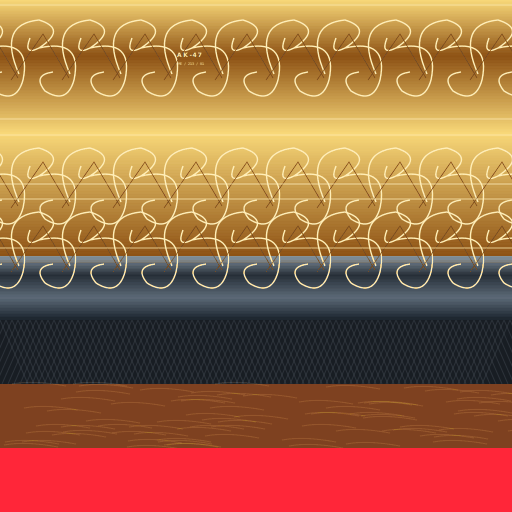
#> input picture tools/atlas_originals/armory21_ak47_1.png, 512 x 512 px; its folder holds only this picture in this run
$ python enhance_textures.py
#> lines starting #> are read from the running program, lines starting #| are printed output that depends on the picture
"""Adds surface detail to the firearm atlases (paint grain, brushed steel, grip stipple, wood grain).
Reads tools/atlas_originals/*.png and writes into the mod's textures. Safe to rerun (never compounds)."""
import glob,os,random
import numpy as np
import cv2
from PIL import Image,ImageDraw
ROOT=os.path.dirname(os.path.dirname(os.path.abspath(__file__)))
SRC=os.path.join(ROOT,'tools','atlas_originals');DST=os.path.join(ROOT,'src/main/resources/assets/mareeletrica/textures/block')
def noise(rng,h,w,sx,sy):
    n=rng.standard_normal((h,w)).astype(np.float32)
    k=(max(1,int(sx)*2+1),max(1,int(sy)*2+1))
    n=cv2.GaussianBlur(n,k,sigmaX=max(sx,.1),sigmaY=max(sy,.1))
    return n/(n.std()+1e-6)
def enhance(path):
    name=os.path.basename(path);rng=np.random.default_rng(abs(hash(name))%(2**32) if False else sum(map(ord,name))*7919)
    img=np.asarray(Image.open(path).convert('RGB')).astype(np.float32)/255
    h,w,_=img.shape
#> h = 512; w = 512
    def band(y0,y1,fn):
        sub=img[y0:y1]; img[y0:y1]=np.clip(fn(sub),0,1)
    # paint: mottling + fine grain + speckle
    def paint(s):
        hh=s.shape[0];m=noise(rng,hh,w,22,22)*.035+noise(rng,hh,w,2,2)*.022+noise(rng,hh,w,.6,.6)*.018
        out=s*(1+m[...,None])
        sp=(rng.random((hh,w))>.9965)[...,None];out=np.where(sp,out*0.6,out)
        sp2=(rng.random((hh,w))>.997)[...,None];out=np.where(sp2,np.minimum(out*1.5+.04,1),out)
        return out
    band(0,256,paint)
#> in paint, `out=s*(1+m[...,None])`:
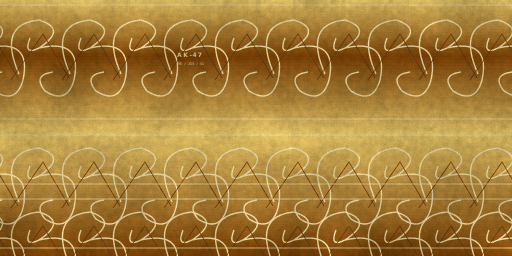
#> out: shape (256, 512, 3) float32; mean R, G, B 0.784, 0.615, 0.317; drawn with min black and max white
#> in paint, `out = np.where(sp, out * 0.6, out)`:
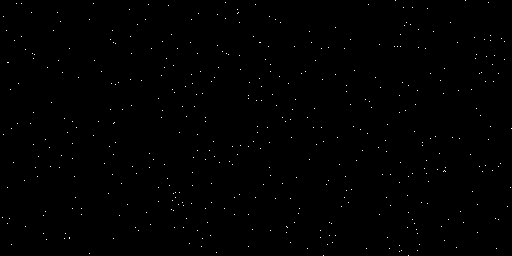
#> sp: shape (256, 512, 1) bool; 0.33% white in thin lines or dots
#> in paint, `out = np.where(sp2, np.minimum(out * 1.5 + 0.04, 1), out)`: sp2: shape (256, 512, 1) bool; 0.3% white in thin lines or dots
    # steel: brushed streaks (long horizontally) + micro noise
    def steel(s):
        hh=s.shape[0];m=noise(rng,hh,w,28,.7)*.07+noise(rng,hh,w,.8,.8)*.025
        return s*(1+m[...,None])+0.0
    band(256,320,steel)
#> call 2 of band, with y0 = 256, y1 = 320
#> in band (call 2), `sub = img[y0:y1]`:
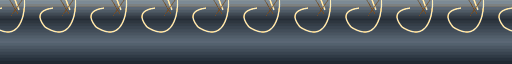
#> sub: shape (64, 512, 3) float32; mean R, G, B 0.304, 0.339, 0.368
#> in steel, `return s*(1+m[...,None])+0.0`:
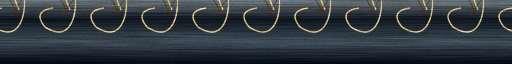
#> returned value: shape (64, 512, 3) float32; mean of channels 0, 1, 2 0.305, 0.34, 0.368; drawn with min black and max white
#> in band (call 2), `img[y0:y1] = np.clip(fn(sub), 0, 1)`: img: shape (512, 512, 3) float32; mean R, G, B 0.633, 0.42, 0.27
    # rubber: grip stipple, dull blotches
    def rubber(s):
        hh=s.shape[0];m=noise(rng,hh,w,.5,.5)*.07+noise(rng,hh,w,6,6)*.03
        dots=(rng.random((hh,w))>.93)[...,None]
        return np.where(dots,s*1.35+.02,s*(1+m[...,None]))
    band(320,384,rubber)
#> call 3 of band, with y0 = 320, y1 = 384
#> in band (call 3), `sub = img[y0:y1]`:
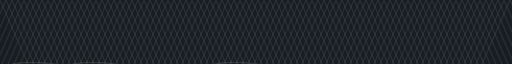
#> sub: shape (64, 512, 3) float32; mean R, G, B 0.122, 0.143, 0.168
#> in band (call 3), `img[y0:y1] = np.clip(fn(sub), 0, 1)`: img: shape (512, 512, 3) float32; mean R, G, B 0.633, 0.42, 0.271
    # wood: long grain + faint rings
    def wood(s):
        hh=s.shape[0];yy=np.arange(hh)[:,None]
        g=noise(rng,hh,w,40,1.2)*.09+np.sin((yy*.55)+noise(rng,hh,w,60,3)*2.2)*.05+noise(rng,hh,w,1,1)*.02
        return s*(1+g[...,None])
    band(384,448,wood)
#> call 4 of band, with y0 = 384, y1 = 448
#> in band (call 4), `sub = img[y0:y1]`:
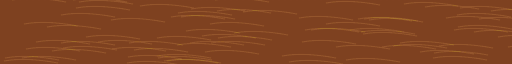
#> sub: shape (64, 512, 3) float32; mean R, G, B 0.505, 0.265, 0.131
#> in wood, `return s*(1+g[...,None])`:
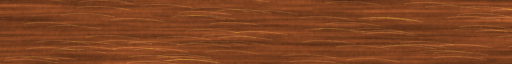
#> returned value: shape (64, 512, 3) float64; mean of channels 0, 1, 2 0.506, 0.265, 0.131; drawn as R, G, B
#> in band (call 4), `img[y0:y1] = np.clip(fn(sub), 0, 1)`: img: shape (512, 512, 3) float32; mean R, G, B 0.633, 0.42, 0.271
    im=Image.fromarray((img*255).astype(np.uint8));d=ImageDraw.Draw(im,'RGBA')
    r=random.Random(sum(map(ord,name)))
    # fine scratches / wear on paint and steel
    for _ in range(140):
        y=r.randrange(0,320);x=r.randrange(0,w);l=r.randrange(6,46);a=r.uniform(-.25,.25)
        c=(255,255,255,r.randrange(14,36)) if r.random()<.6 else (0,0,0,r.randrange(18,40))
        d.line([(x,y),(x+l,y+l*a)],fill=c,width=1)
    im.save(os.path.join(DST,name))
if __name__=='__main__':
    files=sorted(glob.glob(os.path.join(SRC,'armory21_*.png')))
    for f in files:enhance(f)
    print('enhanced',len(files))

$ run again, on tools/atlas_originals/armory21_ak47_7.png
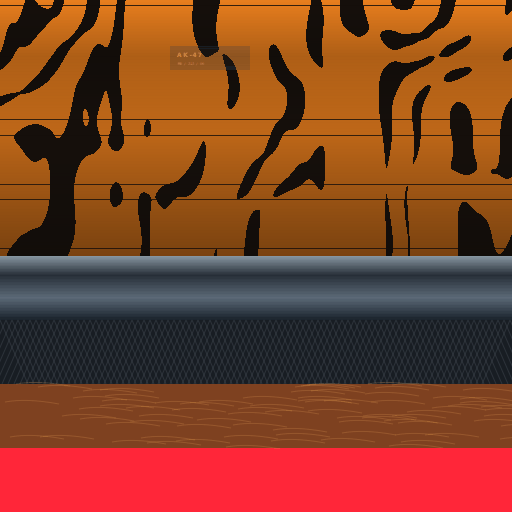
#> input picture tools/atlas_originals/armory21_ak47_7.png, 512 x 512 px
#> in paint, `out = np.where(sp, out * 0.6, out)`:
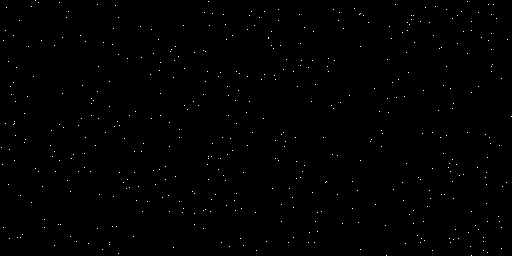
#> sp: shape (256, 512, 1) bool; 0.35% white in thin lines or dots
#> sp2: shape (256, 512, 1) bool; 0.3% white in thin lines or dots
#> sub: shape (64, 512, 3) float32
#> in band (call 4), `img[y0:y1] = np.clip(fn(sub), 0, 1)`:
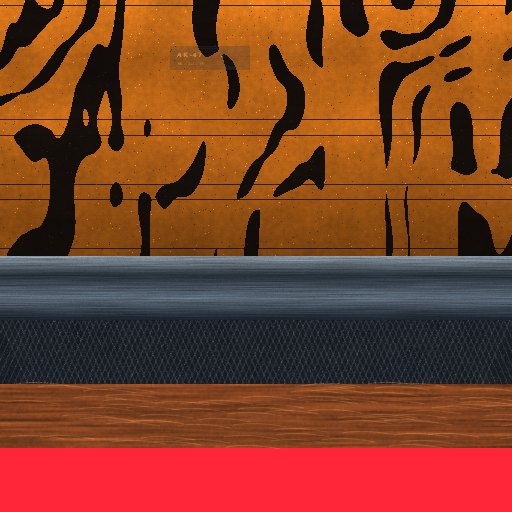
#> img: shape (512, 512, 3) float32; mean R, G, B 0.5, 0.254, 0.149

$ run again, on tools/atlas_originals/armory21_ak47_8.png
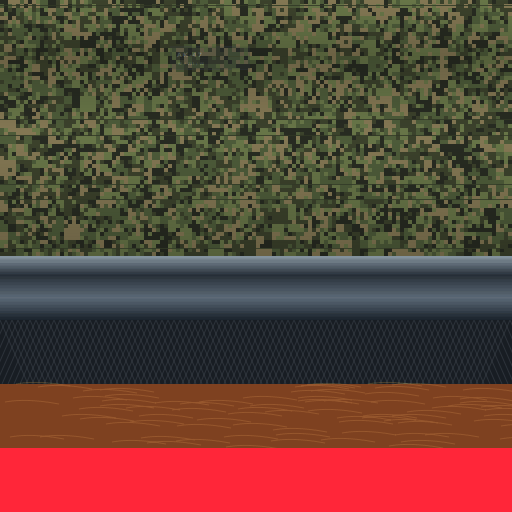
#> input picture tools/atlas_originals/armory21_ak47_8.png, 512 x 512 px
#> in paint, `out = np.where(sp, out * 0.6, out)`:
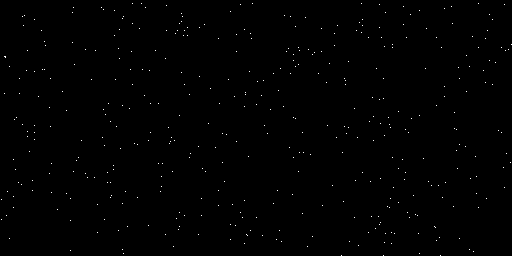
#> sp: shape (256, 512, 1) bool; 0.32% white in thin lines or dots
#> sp2: shape (256, 512, 1) bool; 0.3% white in thin lines or dots
#> sub: shape (64, 512, 3) float32
#> in band (call 4), `img[y0:y1] = np.clip(fn(sub), 0, 1)`:
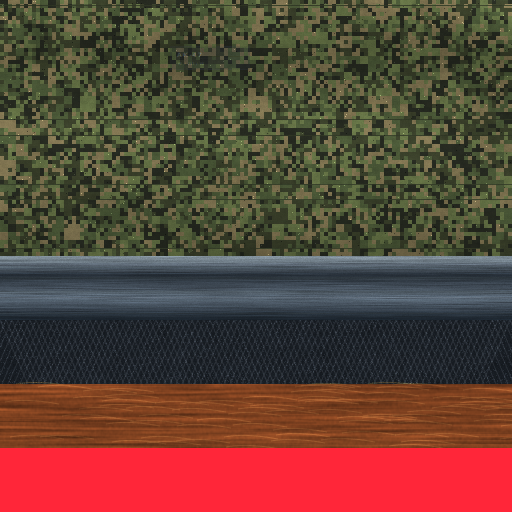
#> img: shape (512, 512, 3) float32; mean R, G, B 0.381, 0.263, 0.212

$ run again, on tools/atlas_originals/armory21_barrett_0.png
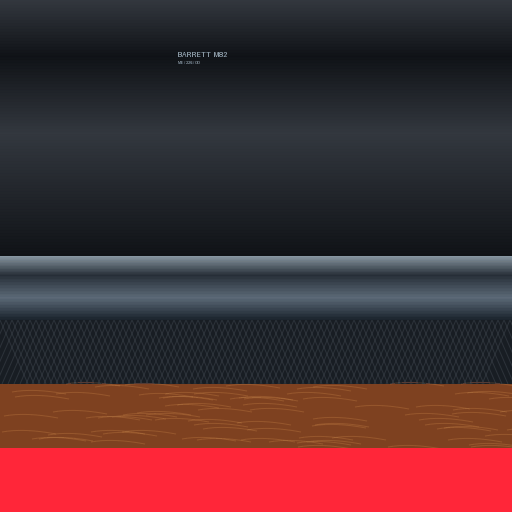
#> input picture tools/atlas_originals/armory21_barrett_0.png, 512 x 512 px
#> sp: shape (256, 512, 1) bool; 0.36% white in thin lines or dots
#> sp2: shape (256, 512, 1) bool; 0.3% white in thin lines or dots
#> sub: shape (64, 512, 3) float32
#> in band (call 4), `img[y0:y1] = np.clip(fn(sub), 0, 1)`:
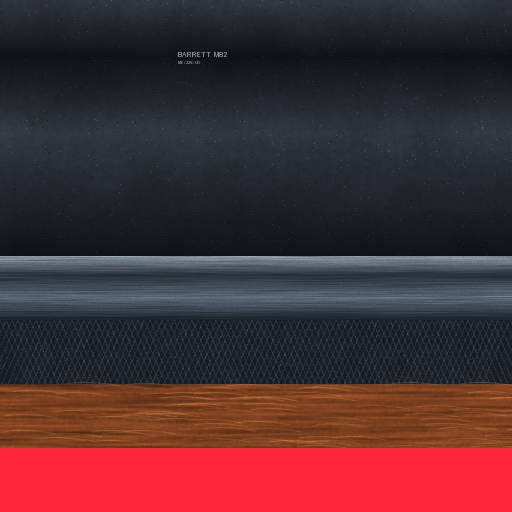
#> img: shape (512, 512, 3) float32; mean R, G, B 0.302, 0.181, 0.194
